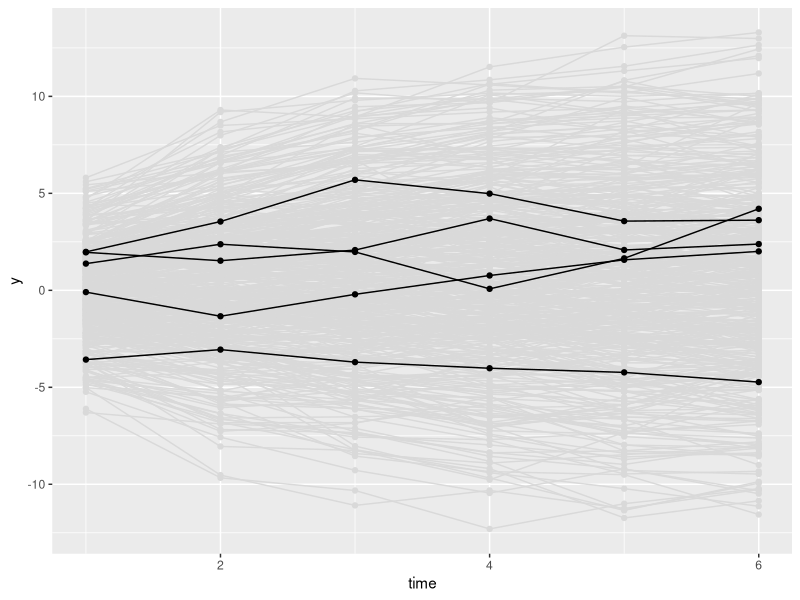

Reproduce this figure in R. (Note: this script raises an error after producing the figure.)
## ---- chunk 1
knitr::opts_chunk$set(echo = TRUE, warning = F, message = F)
## ---- chunk 2
library(tidyverse)
library(ggplot2)
library(reshape2)
library(MASS)
library(ggthemes)
## ---- chunk 3

constant <- 0.3
proportion <- -0.4

people <- 500
time <- 6

df <- matrix(, nrow = people*time, ncol = 3)
count <- 0

for(i in 1:people){
  
  y_het <- rnorm(1, 0, 2)
  
  for(j in 1:time){
    count <- count + 1
    
    if(j == 1){
      df[count, 1] <- i
      df[count, 2] <- j
      df[count, 3] <- y_het + rnorm(1,0,1)
    }else{
      df[count, 1] <- i
      df[count, 2] <- j
      df[count, 3] <- 1*constant + (1+proportion)*df[count - 1, 3] + y_het + rnorm(1,0,1)
    }
    
    
    
  }
  
  
  
}

df <- data.frame(df)
names(df) <- c('id', 'time', 'y')
random_ids <- sample(1:people, 5)
sample_df <- df %>%
  filter(id %in% random_ids)

ggplot(df, aes(x = time, y = y, group = id)) + 
  geom_point(color = 'grey85') + 
  geom_line(color = 'grey85') + 
  geom_point(data = sample_df, aes(x = time, y = y, group = id)) + 
  geom_line(data = sample_df, aes(x = time, y = y, group = id))

## ---- chunk 4
df_wide <- reshape(df, idvar = 'id', timevar = 'time', direction = 'wide')
library(lavaan)
## ---- chunk 5

int_only_string <- '

# latent true scores over the observed y points
l_y1 =~ 1*y.1
l_y2 =~ 1*y.2
l_y3 =~ 1*y.3
l_y4 =~ 1*y.4
l_y5 =~ 1*y.5
l_y6 =~ 1*y.6

# latent change scores over the latent true scores
# y1 does not get one because it is the first time point
lc_y2 =~ 1*l_y2
lc_y3 =~ 1*l_y3
lc_y4 =~ 1*l_y4
lc_y5 =~ 1*l_y5
lc_y6 =~ 1*l_y6

# autoregression of the latent true scores
l_y2 ~ 1*l_y1
l_y3 ~ 1*l_y2
l_y4 ~ 1*l_y3
l_y5 ~ 1*l_y4
l_y6 ~ 1*l_y5

# latent intercept over the first true score of y
latent_intercept =~ 1*l_y1

# estimate mean and variance of latent intercept
latent_intercept ~~ latent_intercept
latent_intercept ~ 1

# means and variances of latent factors set to zero

l_y1 ~ 0
l_y2 ~ 0
l_y3 ~ 0
l_y4 ~ 0
l_y5 ~ 0
l_y6 ~ 0

l_y1 ~~ 0*l_y1
l_y2 ~~ 0*l_y2
l_y3 ~~ 0*l_y3
l_y4 ~~ 0*l_y4
l_y5 ~~ 0*l_y5
l_y6 ~~ 0*l_y6

lc_y2 ~ 0
lc_y3 ~ 0
lc_y4 ~ 0
lc_y5 ~ 0
lc_y6 ~ 0

lc_y2 ~~ 0*lc_y2
lc_y3 ~~ 0*lc_y3
lc_y4 ~~ 0*lc_y4
lc_y5 ~~ 0*lc_y5
lc_y6 ~~ 0*lc_y6

# means of indicators set to zero

y.1 ~ 0
y.2 ~ 0
y.3 ~ 0
y.4 ~ 0
y.5 ~ 0
y.6 ~ 0

# residual variances constrained to be equal across time

y.1 ~~ res_var*y.1
y.2 ~~ res_var*y.2
y.3 ~~ res_var*y.3
y.4 ~~ res_var*y.4
y.5 ~~ res_var*y.5
y.6 ~~ res_var*y.6

# Constrain latent change factors to not correlate with each other

lc_y2 ~~ 0*lc_y3 + 0*lc_y4 + 0*lc_y5 + 0*lc_y6
lc_y3 ~~ 0*lc_y4 + 0*lc_y5 + 0*lc_y6
lc_y4 ~~ 0*lc_y5 + 0*lc_y6
lc_y5 ~~ 0*lc_y6

# constrain latent intercept not to correlate with the change factors
latent_intercept ~~ 0*lc_y2 + 0*lc_y3 + 0*lc_y4 + 0*lc_y5 + 0*lc_y6

'

int_only_model <- sem(int_only_string, data = df_wide)
summary(int_only_model, fit.measures = T)

## ---- chunk 6

proportion_string <- '

# latent true scores over the observed y points
l_y1 =~ 1*y.1
l_y2 =~ 1*y.2
l_y3 =~ 1*y.3
l_y4 =~ 1*y.4
l_y5 =~ 1*y.5
l_y6 =~ 1*y.6

# latent change scores over the latent true scores
# y1 does not get one because it is the first time point
lc_y2 =~ 1*l_y2
lc_y3 =~ 1*l_y3
lc_y4 =~ 1*l_y4
lc_y5 =~ 1*l_y5
lc_y6 =~ 1*l_y6

# autoregression of the latent true scores
l_y2 ~ 1*l_y1
l_y3 ~ 1*l_y2
l_y4 ~ 1*l_y3
l_y5 ~ 1*l_y4
l_y6 ~ 1*l_y5

# latent intercept over the first true score of y
latent_intercept =~ 1*l_y1

# estimate mean and variance of latent intercept
latent_intercept ~~ latent_intercept
latent_intercept ~ 1

# HERE IS THE CHANGE
# proportion parameter estimate (estimate of b2)
# regress latent change on latent true score from the last time point
lc_y2 ~ b2*l_y1
lc_y3 ~ b2*l_y2
lc_y4 ~ b2*l_y3
lc_y5 ~ b2*l_y4
lc_y6 ~ b2*l_y5

# means and variances of latent factors set to zero

l_y1 ~ 0
l_y2 ~ 0
l_y3 ~ 0
l_y4 ~ 0
l_y5 ~ 0
l_y6 ~ 0

l_y1 ~~ 0*l_y1
l_y2 ~~ 0*l_y2
l_y3 ~~ 0*l_y3
l_y4 ~~ 0*l_y4
l_y5 ~~ 0*l_y5
l_y6 ~~ 0*l_y6

lc_y2 ~ 0
lc_y3 ~ 0
lc_y4 ~ 0
lc_y5 ~ 0
lc_y6 ~ 0

lc_y2 ~~ 0*lc_y2
lc_y3 ~~ 0*lc_y3
lc_y4 ~~ 0*lc_y4
lc_y5 ~~ 0*lc_y5
lc_y6 ~~ 0*lc_y6

# means of indicators set to zero

y.1 ~ 0
y.2 ~ 0
y.3 ~ 0
y.4 ~ 0
y.5 ~ 0
y.6 ~ 0

# residual variances constrained to be equal across time

y.1 ~~ res_var*y.1
y.2 ~~ res_var*y.2
y.3 ~~ res_var*y.3
y.4 ~~ res_var*y.4
y.5 ~~ res_var*y.5
y.6 ~~ res_var*y.6

# Constrain latent change factors to not correlate with each other

lc_y2 ~~ 0*lc_y3 + 0*lc_y4 + 0*lc_y5 + 0*lc_y6
lc_y3 ~~ 0*lc_y4 + 0*lc_y5 + 0*lc_y6
lc_y4 ~~ 0*lc_y5 + 0*lc_y6
lc_y5 ~~ 0*lc_y6

# constrain latent intercept not to correlate with the change factors
latent_intercept ~~ 0*lc_y2 + 0*lc_y3 + 0*lc_y4 + 0*lc_y5 + 0*lc_y6

'

proportion_model <- sem(proportion_string, data = df_wide)
summary(proportion_model, fit.measures = T)

## ---- chunk 7

constant_change_string <- '

# latent true scores over the observed y points
l_y1 =~ 1*y.1
l_y2 =~ 1*y.2
l_y3 =~ 1*y.3
l_y4 =~ 1*y.4
l_y5 =~ 1*y.5
l_y6 =~ 1*y.6

# latent change scores over the latent true scores
# y1 does not get one because it is the first time point
lc_y2 =~ 1*l_y2
lc_y3 =~ 1*l_y3
lc_y4 =~ 1*l_y4
lc_y5 =~ 1*l_y5
lc_y6 =~ 1*l_y6

# autoregression of the latent true scores (the first level latent variables)
l_y2 ~ 1*l_y1
l_y3 ~ 1*l_y2
l_y4 ~ 1*l_y3
l_y5 ~ 1*l_y4
l_y6 ~ 1*l_y5

# latent intercept over the first true score of y
latent_intercept =~ 1*l_y1

# HERE IS THE CHANGE

# latent slope over the change scores
# this is called the change factor in dual change terminology...it is not really a slope term. It is the constant change factor
latent_slope =~ 1*lc_y2 + 1*lc_y3 + 1*lc_y4 + 1*lc_y5 + 1*lc_y6

# estimate covariance between latent intercept and slope (change factor)

latent_intercept ~~ latent_slope

# estimate mean and variance of intercept and slope (change factor)

latent_intercept ~~ latent_intercept
latent_slope ~~ latent_slope

latent_intercept ~ 1
latent_slope ~ 1

# means and variances of latent factors set to zero

l_y1 ~ 0
l_y2 ~ 0
l_y3 ~ 0
l_y4 ~ 0
l_y5 ~ 0
l_y6 ~ 0

l_y1 ~~ 0*l_y1
l_y2 ~~ 0*l_y2
l_y3 ~~ 0*l_y3
l_y4 ~~ 0*l_y4
l_y5 ~~ 0*l_y5
l_y6 ~~ 0*l_y6

lc_y2 ~ 0
lc_y3 ~ 0
lc_y4 ~ 0
lc_y5 ~ 0
lc_y6 ~ 0

lc_y2 ~~ 0*lc_y2
lc_y3 ~~ 0*lc_y3
lc_y4 ~~ 0*lc_y4
lc_y5 ~~ 0*lc_y5
lc_y6 ~~ 0*lc_y6

# means of indicators set to zero

y.1 ~ 0
y.2 ~ 0
y.3 ~ 0
y.4 ~ 0
y.5 ~ 0
y.6 ~ 0

# residual variances constrained to be equal across time

y.1 ~~ res_var*y.1
y.2 ~~ res_var*y.2
y.3 ~~ res_var*y.3
y.4 ~~ res_var*y.4
y.5 ~~ res_var*y.5
y.6 ~~ res_var*y.6

# Constrain latent change factors to not correlate with each other

lc_y2 ~~ 0*lc_y3 + 0*lc_y4 + 0*lc_y5 + 0*lc_y6
lc_y3 ~~ 0*lc_y4 + 0*lc_y5 + 0*lc_y6
lc_y4 ~~ 0*lc_y5 + 0*lc_y6
lc_y5 ~~ 0*lc_y6

# constrain latent intercept not to correlate with the change factors
latent_intercept ~~ 0*lc_y2 + 0*lc_y3 + 0*lc_y4 + 0*lc_y5 + 0*lc_y6

'

constant_change_model <- sem(constant_change_string, data = df_wide)
summary(constant_change_model, fit.measures = T)
## ---- chunk 8

dual_c_string <- '

# latent true scores over the observed y points
l_y1 =~ 1*y.1
l_y2 =~ 1*y.2
l_y3 =~ 1*y.3
l_y4 =~ 1*y.4
l_y5 =~ 1*y.5
l_y6 =~ 1*y.6

# latent change scores over the latent true scores
# y1 does not get one because it is the first time point
lc_y2 =~ 1*l_y2
lc_y3 =~ 1*l_y3
lc_y4 =~ 1*l_y4
lc_y5 =~ 1*l_y5
lc_y6 =~ 1*l_y6

# autoregression of the latent true scores (the first level latent variables)
l_y2 ~ 1*l_y1
l_y3 ~ 1*l_y2
l_y4 ~ 1*l_y3
l_y5 ~ 1*l_y4
l_y6 ~ 1*l_y5

# latent intercept over the first true score of y
latent_intercept =~ 1*l_y1

# CHANGE 1 OF THE DUAL CHANGE MODEL

# latent slope over the change scores
# this is called the change factor in dual change terminology...it is not really a slope term. It is the constant change factor
latent_slope =~ 1*lc_y2 + 1*lc_y3 + 1*lc_y4 + 1*lc_y5 + 1*lc_y6

# estimate covariance between latent intercept and slope (change factor)

latent_intercept ~~ latent_slope

# estimate mean and variance of intercept and slope (change factor)

latent_intercept ~~ latent_intercept
latent_slope ~~ latent_slope

latent_intercept ~ 1
latent_slope ~ 1

# CHANGE 2 OF THE DUAL CHANGE MODEL

# autoproportion change. Relationship between true score and latent change score at next time point
# these are estimated
lc_y2 ~ b*l_y1
lc_y3 ~ b*l_y2
lc_y4 ~ b*l_y3
lc_y5 ~ b*l_y4
lc_y6 ~ b*l_y5

# means and variances of latent factors set to zero

l_y1 ~ 0
l_y2 ~ 0
l_y3 ~ 0
l_y4 ~ 0
l_y5 ~ 0
l_y6 ~ 0

l_y1 ~~ 0*l_y1
l_y2 ~~ 0*l_y2
l_y3 ~~ 0*l_y3
l_y4 ~~ 0*l_y4
l_y5 ~~ 0*l_y5
l_y6 ~~ 0*l_y6

lc_y2 ~ 0
lc_y3 ~ 0
lc_y4 ~ 0
lc_y5 ~ 0
lc_y6 ~ 0

lc_y2 ~~ 0*lc_y2
lc_y3 ~~ 0*lc_y3
lc_y4 ~~ 0*lc_y4
lc_y5 ~~ 0*lc_y5
lc_y6 ~~ 0*lc_y6

# means of indicators set to zero

y.1 ~ 0
y.2 ~ 0
y.3 ~ 0
y.4 ~ 0
y.5 ~ 0
y.6 ~ 0

# residual variances constrained to be equal across time

y.1 ~~ res_var*y.1
y.2 ~~ res_var*y.2
y.3 ~~ res_var*y.3
y.4 ~~ res_var*y.4
y.5 ~~ res_var*y.5
y.6 ~~ res_var*y.6

# Constrain latent change factors to not correlate with each other

lc_y2 ~~ 0*lc_y3 + 0*lc_y4 + 0*lc_y5 + 0*lc_y6
lc_y3 ~~ 0*lc_y4 + 0*lc_y5 + 0*lc_y6
lc_y4 ~~ 0*lc_y5 + 0*lc_y6
lc_y5 ~~ 0*lc_y6


'

dual_change_model <- sem(dual_c_string, data = df_wide)
summary(dual_change_model, fit.measures = T)
